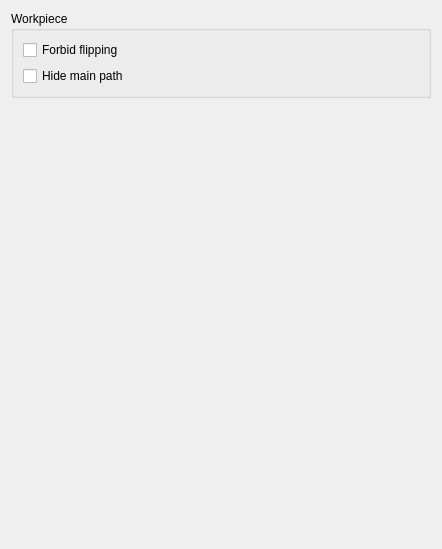
   <widget class="QWidget" name="tab_4">
    <attribute name="title">
     <string>Pattern Piece</string>
    </attribute>
    <layout class="QVBoxLayout" name="verticalLayout_15">
     <item>
      <widget class="QGroupBox" name="WorkPiece_GroupBox">
       <property name="minimumSize">
        <size>
         <width>420</width>
         <height>0</height>
        </size>
       </property>
       <property name="maximumSize">
        <size>
         <width>420</width>
         <height>16777215</height>
        </size>
       </property>
       <property name="font">
        <font>
         <family>MS Shell Dlg 2</family>
         <pointsize>9</pointsize>
        </font>
       </property>
       <property name="title">
        <string>Workpiece</string>
       </property>
       <layout class="QVBoxLayout" name="verticalLayout_9">
        <item>
         <layout class="QVBoxLayout" name="verticalLayout_7">
          <item>
           <widget class="QCheckBox" name="forbidFlipping_CheckBox">
            <property name="sizePolicy">
             <sizepolicy hsizetype="Preferred" vsizetype="Preferred">
              <horstretch>0</horstretch>
              <verstretch>0</verstretch>
             </sizepolicy>
            </property>
            <property name="font">
             <font>
              <family>MS Shell Dlg 2</family>
              <pointsize>9</pointsize>
             </font>
            </property>
            <property name="toolTip">
             <string>By default forbid flipping for all new created workpieces</string>
            </property>
            <property name="text">
             <string>Forbid flipping</string>
            </property>
           </widget>
          </item>
          <item>
           <widget class="QCheckBox" name="hideMainPath_CheckBox">
            <property name="sizePolicy">
             <sizepolicy hsizetype="Preferred" vsizetype="Preferred">
              <horstretch>0</horstretch>
              <verstretch>0</verstretch>
             </sizepolicy>
            </property>
            <property name="font">
             <font>
              <family>MS Shell Dlg 2</family>
              <pointsize>9</pointsize>
             </font>
            </property>
            <property name="toolTip">
             <string>By default hide the main path if the seam allowance was enabled</string>
            </property>
            <property name="text">
             <string>Hide main path</string>
            </property>
           </widget>
          </item>
         </layout>
        </item>
       </layout>
      </widget>
     </item>
     <item>
      <spacer name="verticalSpacer_2">
       <property name="orientation">
        <enum>Qt::Vertical</enum>
       </property>
       <property name="sizeHint" stdset="0">
        <size>
         <width>20</width>
         <height>440</height>
        </size>
       </property>
      </spacer>
     </item>
    </layout>
   </widget>
